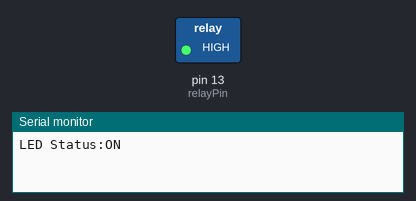
This sketch was run on a simulated Arduino Uno, built with avr-gcc and run on an emulated ATmega328P. Shown: switched loads named in the sketch (green lamp = pin HIGH), the last lines printed to the serial monitor.

Above: at 2.0 s.
At 6.0 s:
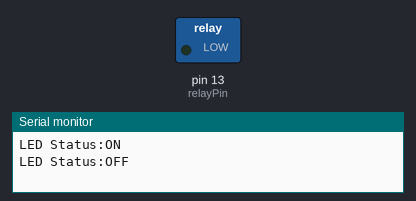
Timing chart, 0 to 10.4 s (numbered marks = the images above):
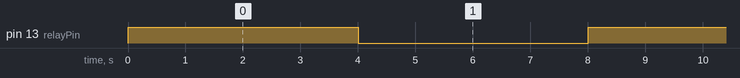

The sketch:

expt_8.ino
```cpp
#include <Wire.h>

int relayPin = 13;
bool LED = false;
void setup() {
  Serial.begin(9600);
  pinMode(relayPin, OUTPUT);
}

void loop() {

  LED = !LED;
  digitalWrite(relayPin, LED? HIGH: LOW);
  Serial.print("LED Status:");
  Serial.println(LED? "ON": "OFF");
  delay(4000);
}
```

Measured:
- by itself, pin 13 (relayPin): alternates HIGH for 4.0 s and LOW for 4.0 s
